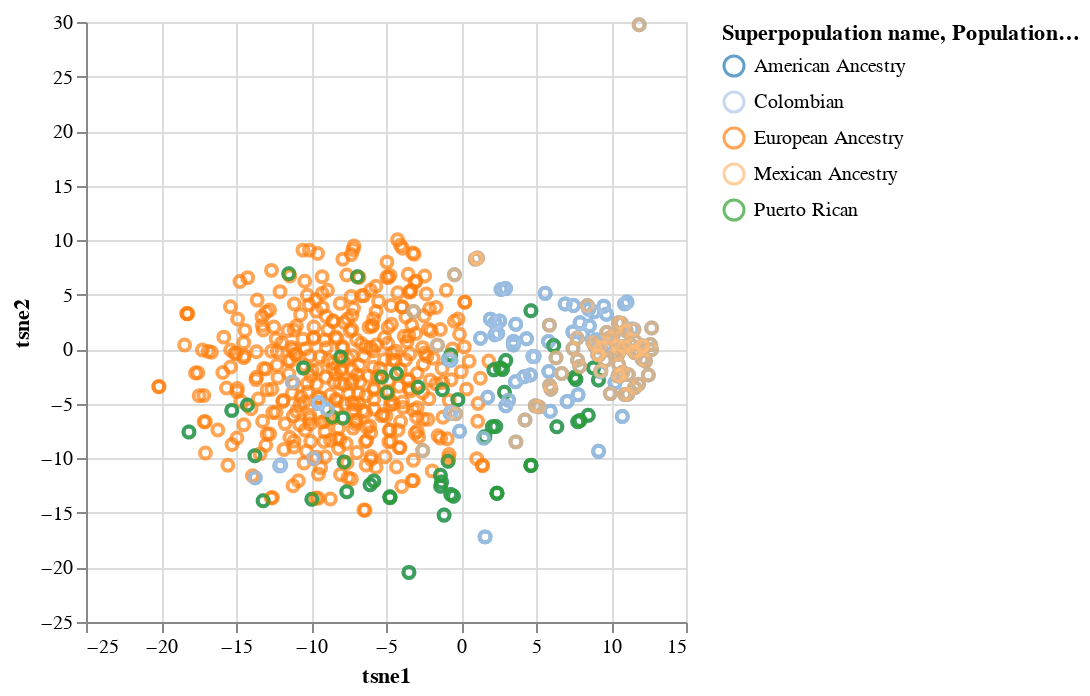

The cell this chart's notebook holds for it:
### Code cell
# Create the first chart for euro_amer_df
chart1 = alt.Chart(euro_amer_df).mark_point().encode(
    x='tsne1',
    y='tsne2',
    color=alt.Color('Superpopulation name', scale=alt.Scale(scheme='category20'))
)

# Create the second chart for american_df
chart2 = alt.Chart(american_df).mark_point().encode(
    x='tsne1',
    y='tsne2',
    color=alt.Color('Population name', scale=alt.Scale(scheme='category20'))
)

# Combine the charts
combined_chart = alt.layer(chart1, chart2)

# Display the combined chart
combined_chart

### Figure 1 — Vega-Lite specification as saved in the notebook (floating-point values rounded to 4 significant figures; data arrays with more than 128 entries replaced by an {"elided": "..."} marker saying what was removed)
{"config": {"view": {"continuousWidth": 300, "continuousHeight": 300}}, "layer": [{"data": {"name": "data-fc1b231e63706e15505e24f4364dd2ba"}, "mark": {"type": "point"}, "encoding": {"color": {"field": "Superpopulation name", "scale": {"scheme": "category20"}, "type": "nominal"}, "x": {"field": "tsne1", "type": "quantitative"}, "y": {"field": "tsne2", "type": "quantitative"}}}, {"data": {"name": "data-10ab47e8412aa6c632fd3e6b5ec72888"}, "mark": {"type": "point"}, "encoding": {"color": {"field": "Population name", "scale": {"scheme": "category20"}, "type": "nominal"}, "x": {"field": "tsne1", "type": "quantitative"}, "y": {"field": "tsne2", "type": "quantitative"}}}], "$schema": "https://vega.github.io/schema/vega-lite/v5.8.0.json", "datasets": {"data-fc1b231e63706e15505e24f4364dd2ba": {"elided": "560 records"}, "data-10ab47e8412aa6c632fd3e6b5ec72888": {"elided": "181 records"}}}
